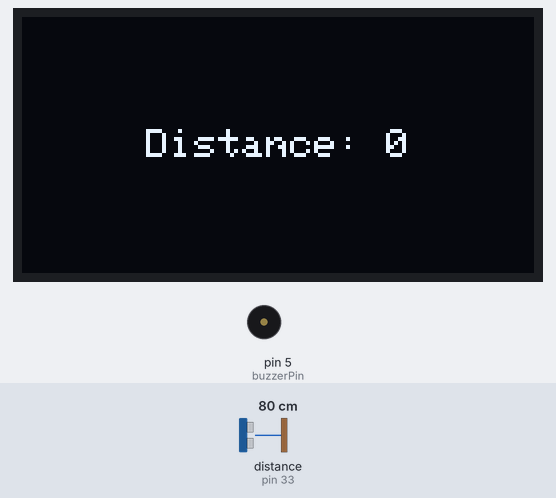
Bench run of a sketch on a simulated Arduino Uno, built with avr-gcc and run on an emulated ATmega328P. Parts: 128×64 one-colour display, buzzer (waves = sounding, pin HIGH). The test bench sets the inputs (shaded band); at power-on: distance to the obstacle (sensor on pin 33) 80 cm.

Above: at 1.3 s.
1.4 s: distance to the obstacle (sensor on pin 33) set to 2 cm
At 2.6 s:
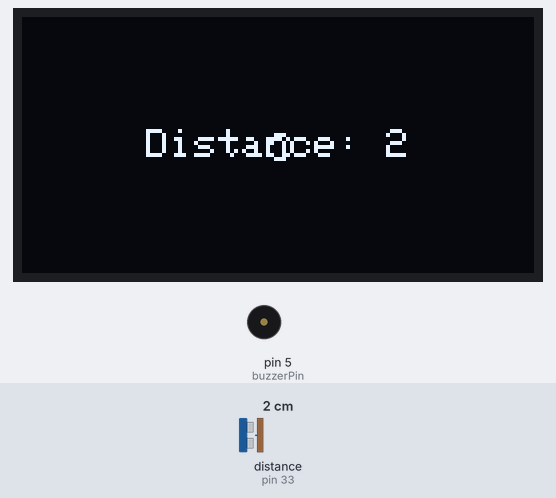
2.9 s: distance to the obstacle (sensor on pin 33) set to 4 cm
At 3.2 s:
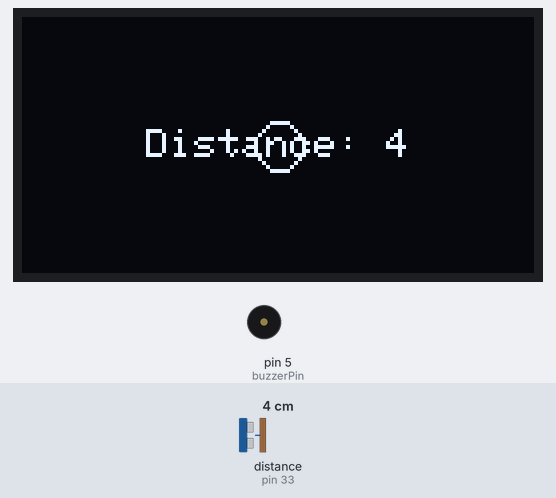
4.4 s: distance to the obstacle (sensor on pin 33) set to 9 cm
At 5.3 s:
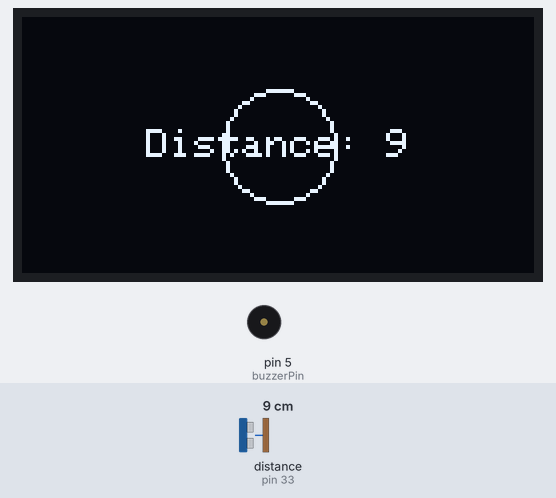
Timing chart, 0 to 7.4 s (numbered marks = the images above; inputs shaded):
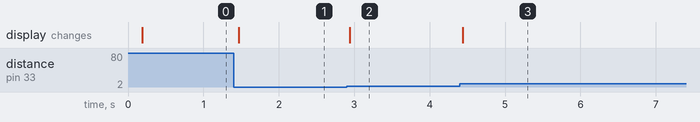

Measured:
- after the input at 1.4 s, the display: changes after 0.07 s (image 1)
- after the input at 2.9 s, the display: changes at once (image 2)
- after the input at 4.4 s, the display: changes at once (image 3)

The sketch:

ultrasonic_test.ino
```cpp
#include <SPI.h>
#include <Wire.h>
#include <Adafruit_GFX.h>
#include <Adafruit_SSD1306.h>
#include <ArduinoJson.h>
#include <NewPing.h>

// #include <HTTPClient.h>

// const char* ssid = "CheZ Lounge 2.0";
// const char* password = "Chez12345";

#define SCREEN_WIDTH 128 // OLED display width, in pixels
#define SCREEN_HEIGHT 64 // OLED display height, in pixels

const int buzzerPin = 5; // The GPIO pin you connected the buzzer to
#define maxDistance 50

Adafruit_SSD1306 display(SCREEN_WIDTH, SCREEN_HEIGHT, &Wire, -1);
NewPing sonar(32, 33, maxDistance);
void setup() {
  pinMode(buzzerPin, OUTPUT); // Set the buzzer pin as an output
  Serial.begin(115200);
  Wire.begin();

  if (!display.begin(SSD1306_SWITCHCAPVCC, 0x3C)) {
    Serial.println(F("SSD1306 allocation failed"));
    for (;;);
  }
  display.clearDisplay();
  display.setTextSize(1);
  display.setTextColor(WHITE);
  display.setCursor(0, 0);

  displayStatus("Hello!");
  delay(100);
}

float modulation = 50.0;

void loop() {
  int distance = sonar.ping_cm();
  int frequency = mapDistanceToFrequency(distance);
  float modFreq = frequency + sin(millis() / 1000.0 * modulation) * modulation;
  displayDistance(distance);

  playTone(frequency, 100);
  delay(10); // Wait for 5 seconds before scanning again
}

void displayStatus(const char* message) {
  display.clearDisplay(); // Clear the buffer
  display.setCursor(0, 0); // Set the cursor position
  display.setTextSize(1); // Set the text size
  display.setTextColor(WHITE); // Set the text color
  display.println(message); // Print the message
  display.display(); // Update the display
}

void displayDistance(int dist) {
  display.clearDisplay(); // Clear the buffer

  String distStr = "Distance: " + String(dist);
  int textWidth = distStr.length() * 6; // Width of the text in pixels (6 pixels per character)
  int cursorX = (SCREEN_WIDTH - textWidth) / 2; // Calculate the X position for centering the text
  int cursorY = (SCREEN_HEIGHT / 2) - 4; // Calculate the Y position for centering the text

  display.setCursor(cursorX, cursorY); // Set the cursor position
  display.setTextSize(1); // Set the text size
  display.setTextColor(WHITE); // Set the text color
  display.println(distStr); // Print the distance string

  int radius = map(dist, 0, 20, 0, min(SCREEN_WIDTH, SCREEN_HEIGHT) / 2); // Map distance (0 to 20 cm) to radius (0 to half of the minimum display dimension)
  int circleX = SCREEN_WIDTH / 2; // Calculate the X position for centering the circle
  int circleY = SCREEN_HEIGHT / 2; // Calculate the Y position for centering the circle

  display.drawCircle(circleX, circleY, radius, WHITE); // Draw the circle around the distance string

  display.display(); // Update the display
}

void playTone(int freq, int duration) {
  if (freq <= 0) {
    delay(duration); // If frequency is not positive, just wait for the duration
  } else {
    int period = 1000000 / freq;
    int pulse = period / 2;

    for (int i = 0; i < (duration * 1000) / period; i++) {
      digitalWrite(buzzerPin, HIGH);
      delayMicroseconds(pulse);
      digitalWrite(buzzerPin, LOW);
      delayMicroseconds(pulse);
    }
  }
}

int mapDistanceToFrequency(int distance) {
  // Map the distance to a frequency range, e.g., 100Hz to 5000Hz
  return map(distance, 0, maxDistance, 100, 5000);
}
```
